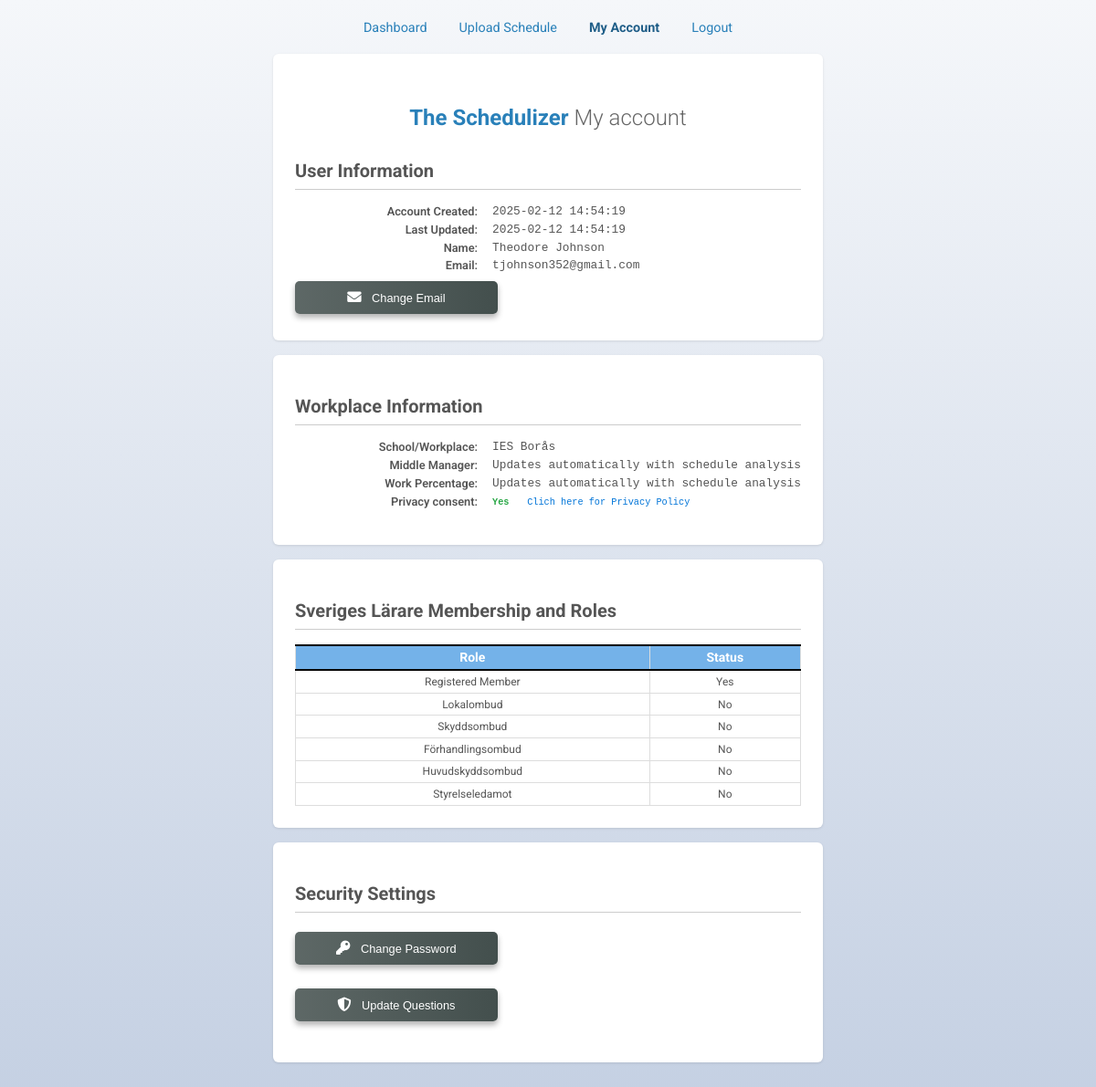
/account (signed in), run on the app's committed database.
### tables this page shows
CREATE TABLE users (
            user_id INTEGER PRIMARY KEY AUTOINCREMENT,  -- Auto-generate user_id
            first_name TEXT NOT NULL,
            last_name TEXT NOT NULL,
            school_id INTEGER NOT NULL,
            consent BOOLEAN NOT NULL CHECK (consent IN (0, 1)),
            created_at TIMESTAMP DEFAULT CURRENT_TIMESTAMP,
            updated_at TIMESTAMP DEFAULT CURRENT_TIMESTAMP,
            FOREIGN KEY (school_id) REFERENCES schools(school_id)
        );

CREATE TABLE user_auth (
            user_id INTEGER PRIMARY KEY,  -- Must match `users.user_id`
            login_id TEXT UNIQUE NOT NULL,  -- Email address
            password_hash TEXT NOT NULL,
            is_admin INTEGER DEFAULT 0 CHECK (is_admin IN (0,1,2,3,4)),  -- 4 = central officer, 3 = local officer, 2 = unverified officer, 1 = member, 0 = Regular User
            security_question_1 TEXT NOT NULL,
            security_answer_1 TEXT NOT NULL,
            security_question_2 TEXT NOT NULL,
            security_answer_2 TEXT NOT NULL,
            security_question_3 TEXT NOT NULL,
            security_answer_3 TEXT NOT NULL,
            question_index INTEGER DEFAULT 0,
            login_attempts INTEGER DEFAULT 0,
            temp_password TEXT,
            created_at TIMESTAMP DEFAULT CURRENT_TIMESTAMP,
            updated_at TIMESTAMP DEFAULT CURRENT_TIMESTAMP,
            FOREIGN KEY (user_id) REFERENCES users(user_id) ON DELETE CASCADE
        );

CREATE TABLE schools (
            school_id INTEGER PRIMARY KEY AUTOINCREMENT,
            school_name TEXT UNIQUE NOT NULL
        );

### blueprints/account.py (the view)
@account_bp.route('/account', methods=['GET'])
def view_account():
    user_id = session.get("user_id")
    if not user_id:
        flash("You must be logged in to access this page.", "error")
        return redirect(url_for("auth_bp.login"))
    user = get_user(user_id)
    if not user:
        flash("User not found.", "error")
        return redirect(url_for("auth_bp.login"))
    security_questions = get_random_security_questions()
    conn = sqlite3.connect("user_data.db")
    cursor = conn.cursor()
    cursor.execute("""
        SELECT security_answer_1, security_answer_2, security_answer_3
        FROM user_auth WHERE user_id = ?
    """, (user_id,))
    security_answers = cursor.fetchone()
    conn.close()
    user["security_answer_1"] = security_answers[0] if security_answers else ""
    user["security_answer_2"] = security_answers[1] if security_answers else ""
    user["security_answer_3"] = security_answers[2] if security_answers else ""
    return render_template("view_my_account.html", user=user, security_questions=security_questions)

### app.py (called while the page is built)
@app.teardown_request
def clear_session(exception=None):
    essential_keys = ['user_id', 'role']  # Add keys you want to keep
    for key in list(session.keys()):
        if key not in essential_keys:
            session.pop(key, None)

### blueprints/authentication.py (called while the page is built)
def get_random_security_questions():
    file_path = "helpers/security_questions.txt"
    try:
        with open(file_path, "r", encoding="utf-8") as file:
            questions = [line.strip() for line in file if line.strip()]
        if len(questions) < 10:
            raise ValueError("Not enough questions in the file to select 10.")
        return random.sample(questions, 10)
    except FileNotFoundError:
        print("Error: Security questions file not found.")
        return []
    except ValueError as e:
        print(f"Error: {e}")
        return []

### templates/view_my_account.html (shortened to what this page needs)
{% extends "base.html" %}
{% block content %}
<div class="dashboard-menu">
    <ul class="menu-list">
        <li><a href="/dashboard">Dashboard</a></li>
        <li><a href="/">Upload Schedule</a></li>
        <li><a href="/account" class="active">My Account</a></li>
        <li><a href="/logout" class="logout">Logout</a></li>
    </ul>
</div>
<div class="card">
    <div class="account-container">
        <h2>The Schedulizer <span>My account</span></h2>
    </div>
    <h3>User Information</h3>
    <div class="row">
        <label>Account Created:</label>
        <p>{{ user.created_at }}</p>
    </div>
    <div class="row">
        <label>Last Updated:</label>
        <p>{{ user.updated_at }}</p>
    </div>
    <div class="row">
        <label>Name:</label>
        <p>{{ user.first_name|capitalize }} {{ user.last_name|capitalize }}</p>
    </div>
    <div class="row">
        <label>Email:</label>
        <p>{{ user.login_id }}</p>
    </div>
    <button id="editEmailBtn" class="btn-primary-a">
        <i class="fas fa-envelope"></i> <span>Change Email</span>
    </button>
</div>
<div class="card">
    <h3>Workplace Information</h3>
    <div class="row">
        <label>School/Workplace:</label>
        <p>{{ user.school_name }}</p>
    </div>
    <div class="row">
        <label>Middle Manager:</label>
        <p>{{ user.middle_manager }}</p>
    </div>
    <div class="row">
        <label>Work Percentage:</label>
        <p>{{ user.work_percent }}</p>
    </div>
    <div class="row privacy-row">
        <label>Privacy consent:</label>
        <p>
            <span class="consent-status {{ user.consent|lower }}">{{ user.consent }}</span>
            <a href="/privacy_policy" target="_blank" class="privacy-policy-link" style = "font-size: .8em">Clich here for Privacy Policy</a>
        </p>
    </div>
</div>
<div class="card">
    <h3>Sveriges Lärare Membership and Roles</h3>
    <table class="roles-table">
        <thead>
            <tr>
                <th>Role</th>
                <th>Status</th>
            </tr>
        </thead>
        <tbody>
            <tr>
                <td>Registered Member</td>
                <td class="{{ 'status' if user.sl_member == 'Yes' else '' }}">{{ user.sl_member }}</td>
            </tr>
            <tr>
                <td>Lokalombud</td>
                <td class="{{ 'status' if user.lokalombud == 'Yes' else '' }}">{{ user.lokalombud }}</td>
            </tr>
            <tr>
                <td>Skyddsombud</td>
                <td class="{{ 'status' if user.skyddsombud == 'Yes' else '' }}">{{ user.skyddsombud }}</td>
            </tr>
            <tr>
                <td>Förhandlingsombud</td>
                <td class="{{ 'status' if user.forhandlingsombud == 'Yes' else '' }}">{{ user.forhandlingsombud }}</td>
            </tr>
            <tr>
                <td>Huvudskyddsombud</td>
                <td class="{{ 'status' if user.huvudskyddsombud == 'Yes' else '' }}">{{ user.huvudskyddsombud }}</td>
            </tr>
            <tr>
                <td>Styrelseledamot</td>
                <td class="{{ 'status' if user.styrelseledamot == 'Yes' else '' }}">{{ user.styrelseledamot }}</td>
            </tr>
        </tbody>
    </table>
</div>
<div class="card" style = "margin-bottom: 5em;">
    <h3>Security Settings</h3>
    <div class="change-password-container" style="margin-bottom: 1em;">
        <button id="changePasswordBtn" class="btn-primary-a">
            <i class="fas fa-key"></i> <span>Change Password</span>
        </button>
    </div>
    <div class="security-questions-container" style="margin-bottom: 1em;">
        <button id="updateSecurityBtn" class="btn-primary-a">
            <i class="fas fa-shield-alt"></i> <span>Update Questions</span>
        </button>
    </div>
</div>
{% endblock %}

### static/css/styles.css (style rules this page uses)
body { background: linear-gradient(to bottom, #f5f7fa, #c3cfe2); display: flex; justify-content: center; align-items: center; margin-top: 50px; margin-bottom: 50px; min-height: 100vh; margin: 0; padding: 0; font-family: 'Roboto', sans-serif; color: #555; }
table { width: 100%; border-collapse: collapse; font-size: 14px; border: 1px solid #ddd; }
table th { background-color: #f4f4f4; color: #2c3e50; text-align: center; font-weight: 700; padding: 5px; border: 1px solid #ddd; border-bottom: 2px solid black; border-top: 2px solid black; }
table td { padding: 2px; border: 1px solid #ddd; text-align: center; }
.btn-primary-a { background: linear-gradient(to left, #434f4d, #434f4ddb); color: #ffffff; padding: 10px 1.2em; font-size: .8em; font-weight: none; border: none; border-radius: 5px; width: 40%; cursor: pointer; margin: 5px auto; }
.btn-primary-a i { font-size: 1.2em; }
.btn-primary, .btn-primary-a, .btn-primary-b, .btn-primary-c, .btn-secondary { box-shadow: 0 4px 6px rgba(0, 0, 0, 0.3); }
.btn-primary i, .btn-secondary i, .btn-primary-a i, .btn-primary-b i, .btn-primary-c i { margin-right: 8px; }
a { text-decoration: none; }
.dashboard-menu { background-color: transparent; margin-bottom: 20px; margin-top: 20px; border-radius: 8px; text-align: center; }
.menu-list { list-style: none; display: flex; justify-content: center; margin: 0; padding: 0; gap: 15px; }
.menu-list li { display: inline-block; }
.menu-list a { color: #2980b9; text-decoration: none; font-size: 0.9em; font-weight: normal; padding: 5px 10px; border-radius: 5px; transition: background-color 0.3s ease, color 0.3s ease; }
.menu-list a.active { color: #1f5e88; pointer-events: none; font-weight: 2; font-weight: bold; }
.card { background-color: #fff; border-radius: 6px; box-shadow: 0 1px 3px rgba(0,0,0,0.1); padding: 1.5rem; margin-bottom: 1rem; }
.row privacy-row, .row { display: flex; align-items: center; margin-bottom: 0.3rem; gap: 1rem; }
.row privacy-row label, .row label { width: 200px; font-weight: 600; text-align: right; font-size: 0.8em; }
.row privacy-row p, .row p, .consent-status { margin: 0; font-family: "Courier New", Courier, monospace; font-size: 0.8em; }
.roles-table { width: 100%; border-collapse: collapse; border: 1px solid #ddd; background-color: #fff; }
.roles-table th { background-color: #0275d8; color: #fff; text-align: center; padding: 0.3rem; }
.roles-table td { padding: 0.3rem; border: 1px solid #ddd; font-size: 0.75rem; }
.roles-table th { background-color: #0274d88c; color: #fff; text-align: center; padding: 0.3rem; }

### templates/view_my_account.html (style rules this page uses)
.account-container { max-width: 800px; margin: 2rem auto; padding: 0 1rem; text-align: center; }
h2 { font-size: 1.5rem; margin-bottom: 1rem; color: #2980b9; }
h2 span { font-weight: 300; color: #666; }
h3 { font-size: 1.25rem; margin-bottom: 1rem; border-bottom: 1px solid #ccc; padding-bottom: 0.5rem; }
.privacy-row { margin-bottom: 1rem; }
.consent-status { font-weight: bold; margin-right: 0.5rem; }
.consent-status.yes { color: #28a745; }
.privacy-policy-link { color: #0275d8; text-decoration: none; margin-left: 0.25rem; }

### data on the page
users: created_at "2025-02-12 14:54:19", updated_at "2025-02-12 14:54:19", first_name "Theodore", last_name "Johnson"
user_auth: login_id "tjohnson352@gmail.com"
schools: school_name "IES Borås"

### other printed values
{{ user.middle_manager }} "Updates automatically with schedule analysis"
{{ user.work_percent }} "Updates automatically with schedule analysis"
{{ user.consent }} "Yes"
{{ user.sl_member }} "Yes"
{{ user.lokalombud }} "No"
{{ user.skyddsombud }} "No"
{{ user.forhandlingsombud }} "No"
{{ user.huvudskyddsombud }} "No"
{{ user.styrelseledamot }} "No"
